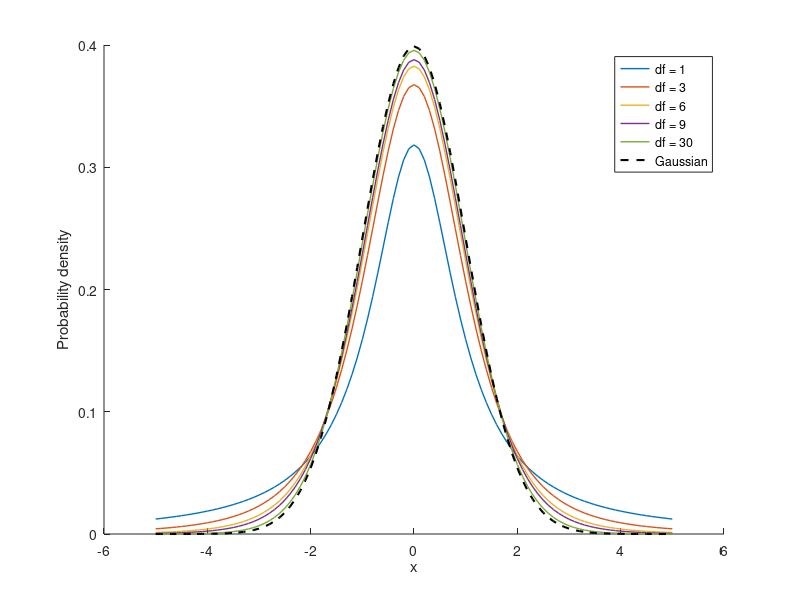
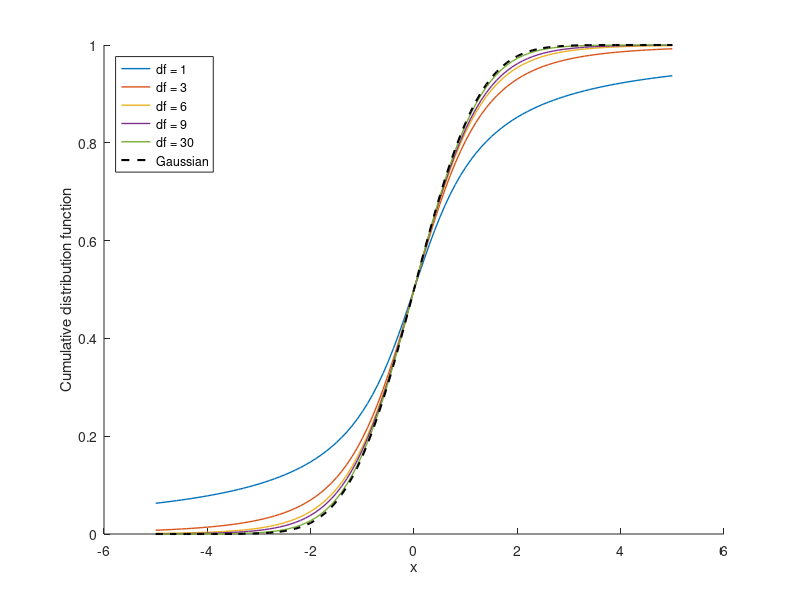
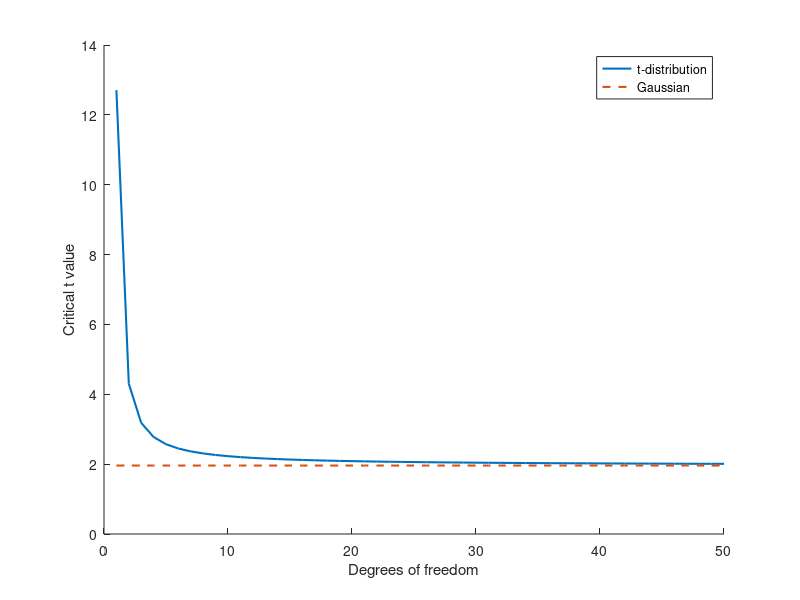

The MATLAB source for these figures, in order: (Note: this script raises an error after producing the figures.)
% Week3 in-class exercise
% This week's theme is Student's t-distribution and hypothesis testing

%% safety first
close all; fclose all; clear; clc;

%% Part 1. plot t-distributions

%% plot the probability density function for student's t distributions 
% with different degrees of freedom

% DoF
df=[1,3,6,9,30];

x=-5:0.1:5;

figure;
hold on;
for i=1:numel(df)
    t_pdf=tpdf(x,df(i));
    plot(x,t_pdf,'linewidth',1,'DisplayName',['df = ',num2str(df(i))]);
end

% add legend
legend();

n_pdf=normpdf(x);
plot(x,n_pdf,'--k','linewidth',1.5,'DisplayName','Gaussian')

xlabel('x');
ylabel('Probability density');

%% plot the cumulative distribution function (CDF) 
% for student's t distributions with different DoF

% DoF
df=[1,3,6,9,30];

x=-5:0.1:5;

figure;
hold on;
for i=1:numel(df)
    t_cdf=tcdf(x,df(i));
    plot(x,t_cdf,'linewidth',1,'DisplayName',['df = ',num2str(df(i))]);
end

% add legend
l1=legend('location','northwest');

n_cdf=normcdf(x);
plot(x,n_cdf,'--k','linewidth',1.5,'DisplayName','Gaussian')

xlabel('x');
ylabel('Cumulative distribution function');


%% find the critical t-values for student's t distributions with different DoF

% confidence level
CL=0.95;
alpha=1-CL;

df=1:1:50;
tcrit=nan*df;

for i=1:numel(df)
    tcrit(i)=tinv(1-alpha./2,df(i));
end

%  plot normal distribution as a reference
tcrit_norm=norminv(1-alpha./2);

figure;
hold on;
plot(df,tcrit,'-','linewidth',1.5,'DisplayName','t-distribution');
plot(df,tcrit_norm.*ones(size(df)),'--','linewidth',1.5,'DisplayName','Gaussian');

legend()
ylabel('Critical t value')
xlabel('Degrees of freedom')

%%%%%%%%%%%%%%%%%%%%%%%%%%%%%%%%%%%%%%%%%%%%%%%%%%%%%%%%%%%%%%%%%%%%%%%%%%%
%% Part 2. Hypothesis test (example 1: one-sample t-test)
% Test whether or not the mean annual temperature of Atlanta for the 
% last decade (2013-2022) is significantly warmer than the long term average


%% load Atlanta temperature data (saved as excel spread sheet in the same folder)
data_table=readtable('./ATL_MonMeanTemp_1879_2022.xlsx');
% year
year=data_table.Year;
% temperature of all months
All_Month=table2array(data_table(:,2:13));
% calculate annual mean from all months
Annual=mean(All_Month,2);

%% calculate the long term mean and last decade mean temperature
mu=mean(Annual,'omitnan'); % long term mean
x=mean(Annual(end-9:end),'omitnan'); % mean of last 10 years

disp('Part 2. One sample t-test');
disp(['Long-term annual mean temperature is ',num2str(mu,4)]);
disp(['Last decade mean temperature is ',num2str(x,4)]);

%% Step 1. Set the confidence leve to 95% confidence level
CL=0.95;

%% Step 2. State the hypotheses

% H0: The average annual temperature of Atlanta for the recent decade (2013-2022) is NOT significantly warmer than the long-term average annual temperature.

% H1: The average annual temperature of Atlanta for the recent decade (2013-2022) is significantly warmer than the long-term average annual temperature.

%% Step 3. State the statistics to be used

% We will use the Student's t-distribution with one-tailed test

%% Step 4. Determine the critical region
%  N is the sample size
N=10;
%  calculate the critical t-value (one-tailed)
tcrit=tinv(CL,N-1);
% display the critical region
disp(['The critical region is t < ',num2str(tcrit)]);

%% Step 5. Evaluate whether or not the data is outside of the critical region
% standard deviation from the last 10 years
sig=std(Annual(end-9:end));
% standard error of the 10 year mean temperature
SE=sig/sqrt(N-1);
% t-value of the data is (x-mu)/(SE)
t = (x-mu)./SE;
disp(['The t-value of the data is ',num2str(t,4)]);

%% Conclusion:
% Because t > tcrit, we reject the null hypothesis (N0). 
% The average annual temperature of Atlanta for the recent decade (2013-2022) 
% is significantly warmer than the long-term average annual temperature.


%%%%%%%%%%%%%%%%%%%%%%%%%%%%%%%%%%%%%%%%%%%%%%%%%%%%%%%%%%%%%%%%%%%%%%%%%%%
%% Part 3. Hypothesis test (example 2: two-sample t-test)
% Test whether or not the mean annual temperature of Atlanta for 
% one decade (1991-2000) is significantly different from another 
% decadal average from 1981 to 1990.

%% load Atlanta temperature data (saved as excel spread sheet in the same folder)
data_table=readtable('./ATL_MonMeanTemp_1879_2022.xlsx');
% year
year=data_table.Year;
% temperature of all months
All_Month=table2array(data_table(:,2:13));
% calculate annual mean from all months
Annual=mean(All_Month,2);

%% select two periods
index1=find(year>=1981 & year<=1990);
index2=find(year>=1991 & year<=2000);

Annual1=Annual(index1);
Annual2=Annual(index2);

x1=mean(Annual1);
x2=mean(Annual2);

disp(' ');
disp('Part 3: two-sample t-test');
disp(['1980s mean is ',num2str(x1,4)]);
disp(['1990s mean is ',num2str(x2,4)]);

%% Step 1. Set the confidence level to 95% confidence level
CL=0.95;

%% Step 2. State the hypotheses
% H0: the average annual temperature of Atlanta for 1990s is NOT significantly different from that for 1980s.

% H1: the average annual temperature of Atlanta for 1990s is NOT significantly different from that for 1980s.

%% Step 3. State the statistic used
% We will use Student's t-distribution with two-tailed test (two-sample test).

%% Step 4. Determine the critical region¶
% N1 and N2 are the sample size
N1=10;
N2=10;
df=N1+N2-2;

% calculate the critical t-value (two-tailed)
alpha = 1-CL;
tcrit=tinv(1-alpha/2,df); % two tailed test

% display the critical region
disp(['The critical region is |t| < ',num2str(tcrit,4)]);


%% Step 5. Evaluate whether or not the data is outside of the critical region
% standard deviation from the each of the two decades
sig1=std(Annual1);
sig2=std(Annual2);

% calculate the combined standard deviation weighted by the sample size
sig = sqrt((N1.*sig1.^2+N2.*sig2.^2)./(N1+N2-2));

% standard error of the combined data
SE=sig.*sqrt(1/N1+1/N2);

% t-value of the data is (x2-x1)/(SE)
t=(x2-x1)./SE;


disp(['mean temperature difference is ',num2str(x2-x1)]);
disp(['s.d. of the first period is ',num2str(sig1)]);
disp(['s.d. of the second period is ',num2str(sig2)]);
disp(['combined s.d. is ',num2str(sig)]);
disp(['combined SE is ',num2str(sig)]);
disp(['The t-value of the data is ',num2str(t)]);

%% Conclusion: 
% Because |t| < tcrit, we CANNOT reject the null hypothesis (N0). 
% The 1980s and 1990s are not significantly different from one another 
% at the 95% confidence level.





